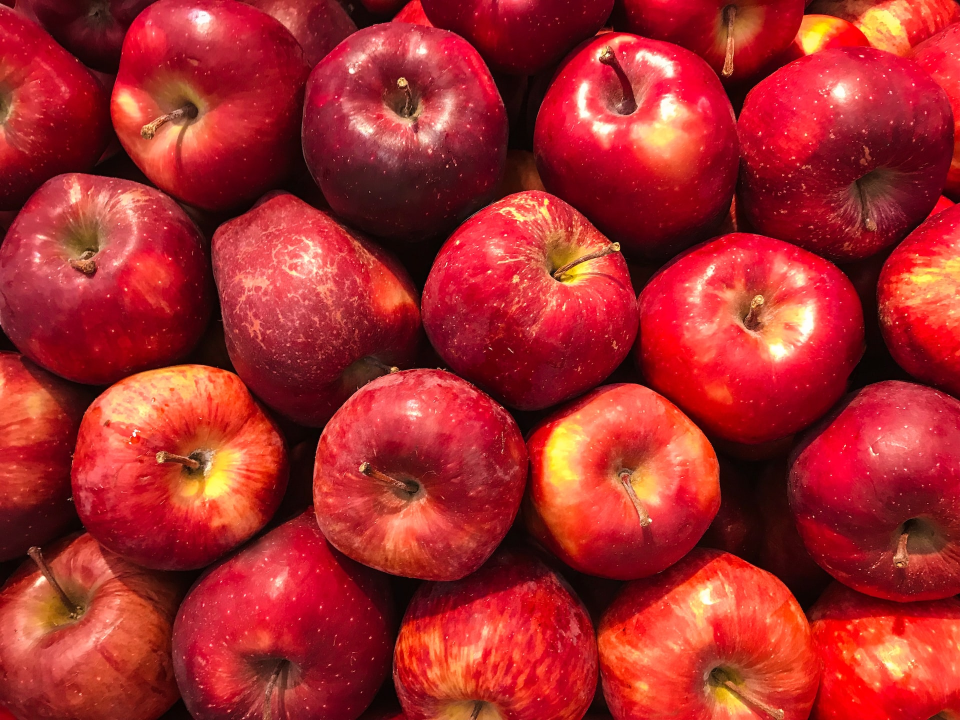
#> input picture mongo/apple.jpg, 1920 x 1440 px (shown at 1/2 size)
$ jupyter execute --allow-errors mongo_image1.ipynb
#> lines starting #> are read from the running program, lines starting #| are printed output that depends on the picture
[cell 1]
from PIL import Image, ImageFilter

[cell 2]
im = Image.open('apple.jpg')
#> im is the input picture: PIL image 1920x1440 RGB; mean R, G, B 167.6, 41.5, 42.9
im.size
#> Out = (1920, 1440)

[cell 3]
im.save('apple_copy.jpg')

[cell 4]
# 썸네일 생성
im = Image.open('apple_copy.jpg')
size = (64, 64)
img1 = im.thumbnail(size)
#> (the rest of this cell did not finish here and is left out)

[cell 5]
im = Image.open('apple_copy.jpg')
cropImage = im.crop((100, 100, 150, 150))
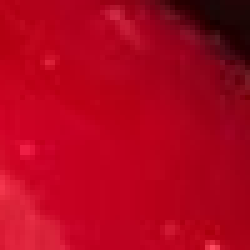
#> cropImage: PIL image 50x50 RGB (shown 5 times larger); mean R, G, B 174.5, 4.1, 30.1
cropImage.save('apple_crop.jpg')

[cell 6]
im = Image.open('apple_copy.jpg')
img2 = im.resize((500, 500))
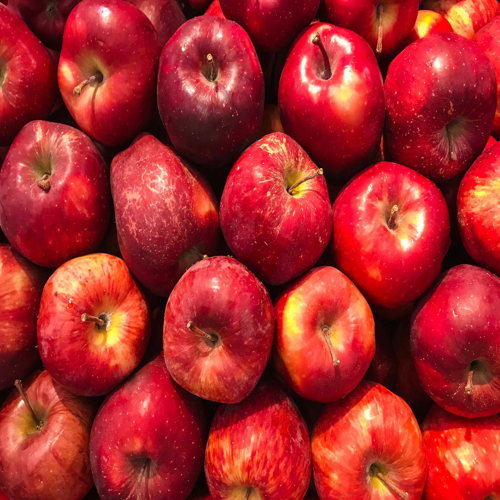
#> img2: PIL image 500x500 RGB; mean R, G, B 167.2, 41.6, 42.9
img2.save('apple_resize.jpg')

[cell 7]
# 90도 회전
im = Image.open('apple_copy.jpg')
img3 = im.rotate(90)
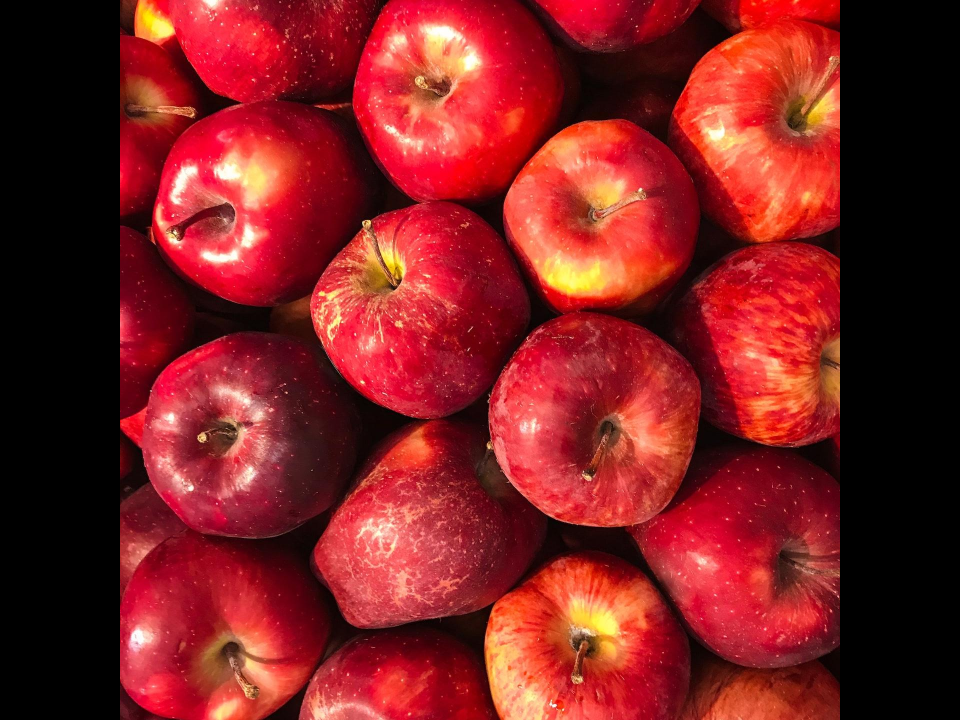
#> img3: PIL image 1920x1440 RGB (shown at 1/2 size); mean R, G, B 125.6, 31.3, 32.3
img3.save('apple_rotate.jpg')

[cell 8]
im = Image.open('apple_copy.jpg')
blurImage = im.filter(ImageFilter.BLUR)
blurImage.save('apple_blur.jpg')
